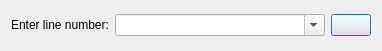
<?xml version="1.0" encoding="UTF-8"?>
<ui version="4.0">
 <class>GotoLineWindow</class>
 <widget class="QDialog" name="GotoLineWindow">
  <property name="geometry">
   <rect>
    <x>0</x>
    <y>0</y>
    <width>382</width>
    <height>51</height>
   </rect>
  </property>
  <property name="windowTitle">
   <string>Go To Line</string>
  </property>
  <property name="windowIcon">
   <iconset resource="resource.qrc">
    <normaloff>:/icons/icons/MSql.ico</normaloff>:/icons/icons/MSql.ico</iconset>
  </property>
  <layout class="QGridLayout" name="gridLayout" columnstretch="0,1,0">
   <item row="0" column="0">
    <widget class="QLabel" name="label">
     <property name="text">
      <string>Enter line number:</string>
     </property>
     <property name="buddy">
      <cstring>e_goto_line</cstring>
     </property>
    </widget>
   </item>
   <item row="0" column="2">
    <widget class="QPushButton" name="b_goto_line">
     <property name="text">
      <string/>
     </property>
     <property name="icon">
      <iconset resource="resource.qrc">
       <normaloff>:/icons/icons/right.png</normaloff>:/icons/icons/right.png</iconset>
     </property>
    </widget>
   </item>
   <item row="0" column="1">
    <widget class="QComboBox" name="e_goto_line">
     <property name="editable">
      <bool>true</bool>
     </property>
    </widget>
   </item>
  </layout>
 </widget>
 <tabstops>
  <tabstop>e_goto_line</tabstop>
  <tabstop>b_goto_line</tabstop>
 </tabstops>
 <resources>
  <include location="resource.qrc"/>
 </resources>
 <connections/>
</ui>
